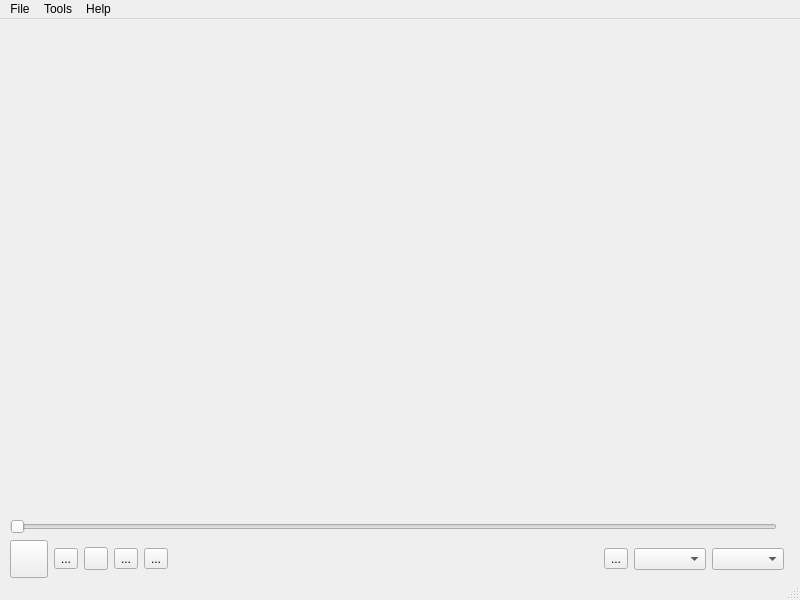
<?xml version="1.0" encoding="UTF-8"?>
<ui version="4.0">
 <class>MainWindow</class>
 <widget class="QMainWindow" name="MainWindow">
  <property name="geometry">
   <rect>
    <x>0</x>
    <y>0</y>
    <width>800</width>
    <height>600</height>
   </rect>
  </property>
  <property name="windowIcon">
   <iconset resource="../../vlyc.qrc">
    <normaloff>:/vlyc/res/vlyc2.png</normaloff>:/vlyc/res/vlyc2.png</iconset>
  </property>
  <widget class="QWidget" name="centralwidget">
   <layout class="QVBoxLayout" name="verticalLayout_3">
    <property name="leftMargin">
     <number>0</number>
    </property>
    <property name="topMargin">
     <number>0</number>
    </property>
    <property name="rightMargin">
     <number>0</number>
    </property>
    <property name="bottomMargin">
     <number>0</number>
    </property>
    <item>
     <widget class="QStackedWidget" name="stackedWidget">
      <property name="currentIndex">
       <number>0</number>
      </property>
      <widget class="QWidget" name="pageVideo">
       <layout class="QVBoxLayout" name="verticalLayout">
        <property name="leftMargin">
         <number>0</number>
        </property>
        <property name="topMargin">
         <number>0</number>
        </property>
        <property name="rightMargin">
         <number>0</number>
        </property>
        <property name="bottomMargin">
         <number>0</number>
        </property>
        <item>
         <widget class="VideoWidget" name="video" native="true">
          <property name="sizePolicy">
           <sizepolicy hsizetype="Preferred" vsizetype="Preferred">
            <horstretch>1</horstretch>
            <verstretch>3</verstretch>
           </sizepolicy>
          </property>
         </widget>
        </item>
       </layout>
      </widget>
      <widget class="QWidget" name="pageLibrary">
       <layout class="QGridLayout" name="gridLayout">
        <item row="0" column="0">
         <widget class="QListWidget" name="libraryList">
          <property name="sizePolicy">
           <sizepolicy hsizetype="Minimum" vsizetype="MinimumExpanding">
            <horstretch>3</horstretch>
            <verstretch>0</verstretch>
           </sizepolicy>
          </property>
          <property name="minimumSize">
           <size>
            <width>0</width>
            <height>0</height>
           </size>
          </property>
          <item>
           <property name="text">
            <string>Playlist</string>
           </property>
          </item>
         </widget>
        </item>
        <item row="0" column="1" rowspan="2">
         <widget class="QStackedWidget" name="libraryStack">
          <property name="sizePolicy">
           <sizepolicy hsizetype="Preferred" vsizetype="Preferred">
            <horstretch>2</horstretch>
            <verstretch>0</verstretch>
           </sizepolicy>
          </property>
          <widget class="QWidget" name="page_2">
           <property name="minimumSize">
            <size>
             <width>502</width>
             <height>449</height>
            </size>
           </property>
           <layout class="QVBoxLayout" name="verticalLayout_4">
            <property name="leftMargin">
             <number>0</number>
            </property>
            <property name="topMargin">
             <number>0</number>
            </property>
            <property name="rightMargin">
             <number>0</number>
            </property>
            <property name="bottomMargin">
             <number>0</number>
            </property>
            <item>
             <widget class="QTreeView" name="treeView">
              <property name="sizePolicy">
               <sizepolicy hsizetype="Expanding" vsizetype="Expanding">
                <horstretch>0</horstretch>
                <verstretch>0</verstretch>
               </sizepolicy>
              </property>
              <property name="contextMenuPolicy">
               <enum>Qt::CustomContextMenu</enum>
              </property>
             </widget>
            </item>
           </layout>
          </widget>
          <widget class="QWidget" name="page_3">
           <property name="minimumSize">
            <size>
             <width>502</width>
             <height>449</height>
            </size>
           </property>
           <property name="maximumSize">
            <size>
             <width>502</width>
             <height>449</height>
            </size>
           </property>
          </widget>
         </widget>
        </item>
       </layout>
      </widget>
     </widget>
    </item>
    <item>
     <widget class="QWidget" name="controls" native="true">
      <layout class="QVBoxLayout" name="verticalLayout_2">
       <property name="leftMargin">
        <number>10</number>
       </property>
       <property name="topMargin">
        <number>0</number>
       </property>
       <property name="rightMargin">
        <number>10</number>
       </property>
       <property name="bottomMargin">
        <number>0</number>
       </property>
       <item>
        <layout class="QHBoxLayout" name="time_bar">
         <item>
          <widget class="SeekSlider" name="position">
           <property name="orientation">
            <enum>Qt::Horizontal</enum>
           </property>
          </widget>
         </item>
         <item>
          <widget class="TimeLabel" name="timeLabel"/>
         </item>
        </layout>
       </item>
       <item>
        <layout class="QHBoxLayout" name="control_bar">
         <item>
          <widget class="PlayButton" name="btn_play">
           <property name="minimumSize">
            <size>
             <width>38</width>
             <height>38</height>
            </size>
           </property>
           <property name="iconSize">
            <size>
             <width>24</width>
             <height>24</height>
            </size>
           </property>
          </widget>
         </item>
         <item>
          <widget class="QToolButton" name="btn_prev">
           <property name="text">
            <string>...</string>
           </property>
           <property name="icon">
            <iconset>
             <normaloff>:/toolbar/previous_b</normaloff>:/toolbar/previous_b</iconset>
           </property>
          </widget>
         </item>
         <item>
          <widget class="QToolButton" name="btn_stop">
           <property name="icon">
            <iconset>
             <normaloff>:/toolbar/stop_b</normaloff>:/toolbar/stop_b</iconset>
           </property>
          </widget>
         </item>
         <item>
          <widget class="QToolButton" name="btn_next">
           <property name="text">
            <string>...</string>
           </property>
           <property name="icon">
            <iconset>
             <normaloff>:/toolbar/next_b</normaloff>:/toolbar/next_b</iconset>
           </property>
          </widget>
         </item>
         <item>
          <widget class="QToolButton" name="btn_library">
           <property name="text">
            <string>...</string>
           </property>
           <property name="icon">
            <iconset>
             <normaloff>:/toolbar/playlist</normaloff>:/toolbar/playlist</iconset>
           </property>
           <property name="checkable">
            <bool>true</bool>
           </property>
          </widget>
         </item>
         <item>
          <spacer name="horizontalSpacer">
           <property name="orientation">
            <enum>Qt::Horizontal</enum>
           </property>
           <property name="sizeHint" stdset="0">
            <size>
             <width>40</width>
             <height>20</height>
            </size>
           </property>
          </spacer>
         </item>
         <item>
          <widget class="QToolButton" name="btn_fullscreen">
           <property name="text">
            <string>...</string>
           </property>
           <property name="icon">
            <iconset>
             <normaloff>:/toolbar/fullscreen</normaloff>:/toolbar/fullscreen</iconset>
           </property>
          </widget>
         </item>
         <item>
          <widget class="QComboBox" name="subtitles"/>
         </item>
         <item>
          <widget class="QComboBox" name="quality"/>
         </item>
         <item>
          <widget class="SoundWidget" name="volume" native="true"/>
         </item>
        </layout>
       </item>
      </layout>
     </widget>
    </item>
   </layout>
  </widget>
  <widget class="QMenuBar" name="menubar">
   <property name="geometry">
    <rect>
     <x>0</x>
     <y>0</y>
     <width>800</width>
     <height>22</height>
    </rect>
   </property>
   <widget class="QMenu" name="menuFile">
    <property name="title">
     <string>File</string>
    </property>
    <addaction name="actionOpen"/>
    <addaction name="actionQuit"/>
   </widget>
   <widget class="QMenu" name="menuTools">
    <property name="title">
     <string>Tools</string>
    </property>
   </widget>
   <widget class="QMenu" name="menuHelp">
    <property name="title">
     <string>Help</string>
    </property>
    <addaction name="actionAbout"/>
   </widget>
   <addaction name="menuFile"/>
   <addaction name="menuTools"/>
   <addaction name="menuHelp"/>
  </widget>
  <widget class="QStatusBar" name="statusbar"/>
  <action name="actionOpen">
   <property name="text">
    <string>Open</string>
   </property>
  </action>
  <action name="actionQuit">
   <property name="text">
    <string>Quit</string>
   </property>
  </action>
  <action name="actionBrowser">
   <property name="text">
    <string>Browser</string>
   </property>
  </action>
  <action name="actionAbout">
   <property name="text">
    <string>About</string>
   </property>
  </action>
 </widget>
 <customwidgets>
  <customwidget>
   <class>TimeLabel</class>
   <extends>QLabel</extends>
   <header location="global">QtVlcWidgets/TimeLabel.h</header>
  </customwidget>
  <customwidget>
   <class>SeekSlider</class>
   <extends>QSlider</extends>
   <header location="global">QtVlcWidgets/SeekSlider.h</header>
  </customwidget>
  <customwidget>
   <class>SoundWidget</class>
   <extends>QWidget</extends>
   <header location="global">QtVlcWidgets/SoundWidget.h</header>
   <container>1</container>
  </customwidget>
  <customwidget>
   <class>PlayButton</class>
   <extends>QToolButton</extends>
   <header location="global">QtVlcWidgets/SpecialButtons.h</header>
  </customwidget>
  <customwidget>
   <class>VideoWidget</class>
   <extends>QWidget</extends>
   <header location="global">gui/videowidget.h</header>
   <container>1</container>
  </customwidget>
 </customwidgets>
 <resources>
  <include location="../../vlyc.qrc"/>
 </resources>
 <connections/>
</ui>
